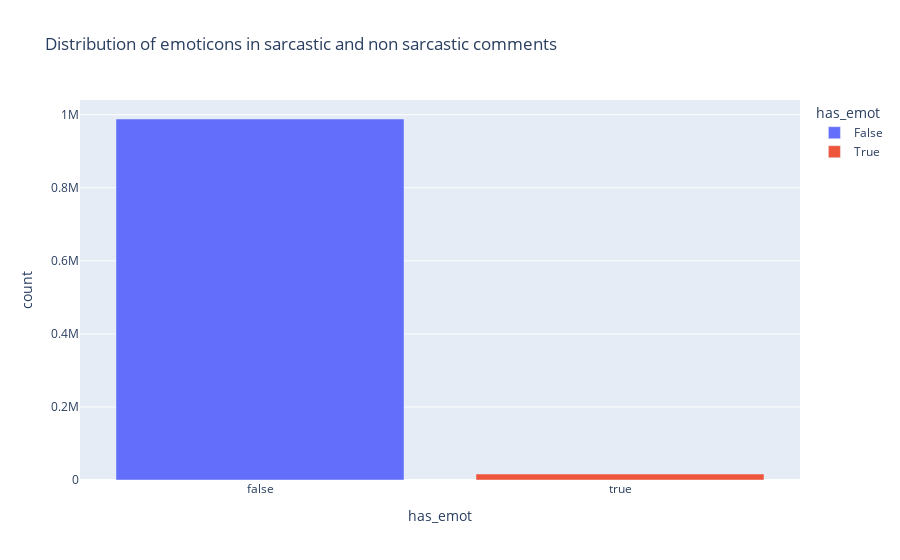

The code cell stored with this chart in its notebook:
### Code cell
import plotly.express as px
tmp = df.groupby(['has_emot']).size().reset_index(name='count').sort_values(by=['count'],ascending=False)
# tmp['label'] = tmp['label'].apply(lambda x: 'Sarcastic' if x==1 else 'Not Sarcastic')
# tmp.rename({has})
fig = px.bar(tmp, x='has_emot', y='count', color = 'has_emot',title= "Distribution of emoticons in sarcastic and non sarcastic comments")
fig.show()

### Figure 1 — Plotly figure (JSON) as saved in the notebook; plotly's stock layout.template omitted (floating-point values rounded to 4 significant figures)
{"data": [{"alignmentgroup": "True", "hovertemplate": "has_emot=%{x}<br>count=%{y}<extra></extra>", "legendgroup": "False", "marker": {"color": "#636efa", "pattern": {"shape": ""}}, "name": "False", "offsetgroup": "False", "orientation": "v", "showlegend": true, "textposition": "auto", "type": "bar", "x": [false], "xaxis": "x", "y": [988305], "yaxis": "y"}, {"alignmentgroup": "True", "hovertemplate": "has_emot=%{x}<br>count=%{y}<extra></extra>", "legendgroup": "True", "marker": {"color": "#EF553B", "pattern": {"shape": ""}}, "name": "True", "offsetgroup": "True", "orientation": "v", "showlegend": true, "textposition": "auto", "type": "bar", "x": [true], "xaxis": "x", "y": [16370], "yaxis": "y"}], "layout": {"barmode": "relative", "legend": {"title": {"text": "has_emot"}, "tracegroupgap": 0}, "title": {"text": "Distribution of emoticons in sarcastic and non sarcastic comments"}, "xaxis": {"anchor": "y", "categoryarray": [false, true], "categoryorder": "array", "domain": [0, 1], "title": {"text": "has_emot"}}, "yaxis": {"anchor": "x", "domain": [0, 1], "title": {"text": "count"}}}}
